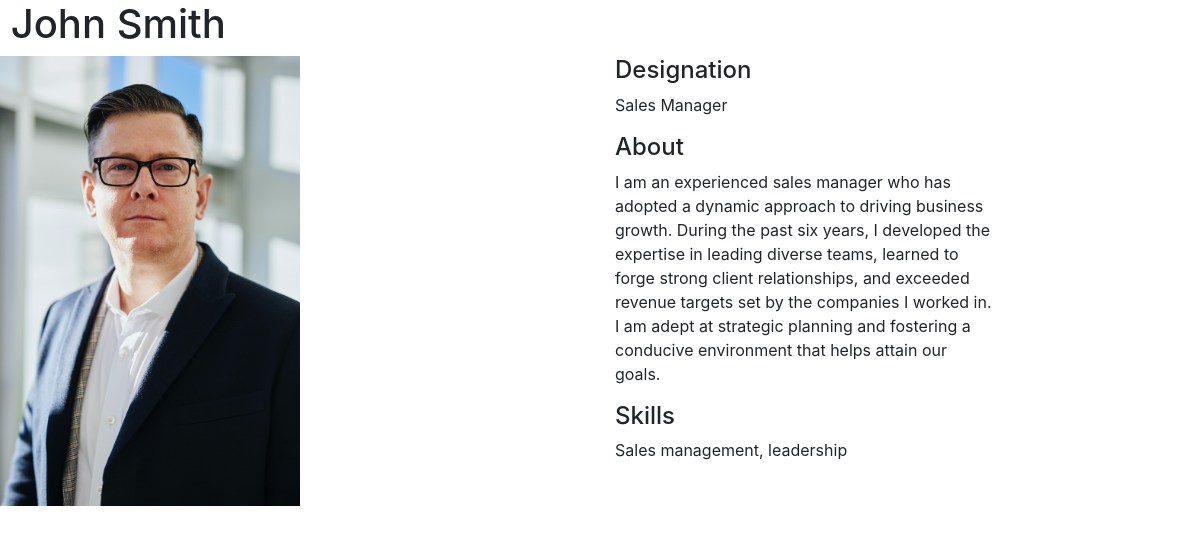
Screenshot of /employee_data/2/ with the database file from the repository.
### employee_data/models.py (models this page shows)
class Employee(models.Model):
    name = models.CharField(max_length=100)
    designation = models.CharField(max_length=100)
    bio = models.TextField()
    skills = models.TextField()
    image = models.FilePathField(path="/img")

### employee_data/views.py (the view)
# urls.py: path("<int:id>/", views.employee, name='employee'),
def employee(request, id):
    employee =Employee.objects.get(id=id)
    context = {
        'employee': employee
    }
    return render(request, 'employee.html',context)

### employee_data/templates/employee.html
{% extends "base.html" %}
{% load static %}
{% block form_content %}
<h1> &nbsp{{ employee.name }}</h1>
<div class="row">
    <div class="col-md-6">
        <img style="max-width:300px;height:auto;" src="{% static employee.image %}" alt="" >
    </div>
    <div class="col-md-4">
        <h4>Designation</h4>
        <p>{{ employee.designation }}</p>
        <h4>About</h4>
        <p>{{ employee.bio }}</p>
        <h4>Skills</h4>
        <p>{{ employee.skills }}</p>
    </div>
</div>
{% endblock form_content %}

### rows the page displays
Employee: name "John Smith", image (picture), designation "Sales Manager", bio "I am an experienced sales manager who has adopted a dynamic approach to driving business growth. During the past six years, I developed the expertise in leading diverse teams, learned to forge strong client relationships, and exceeded revenue targets set by the companies I worked in. I am adept at strategic planning and fostering a conducive environment that helps attain our goals.", skills "Sales management, leadership"
